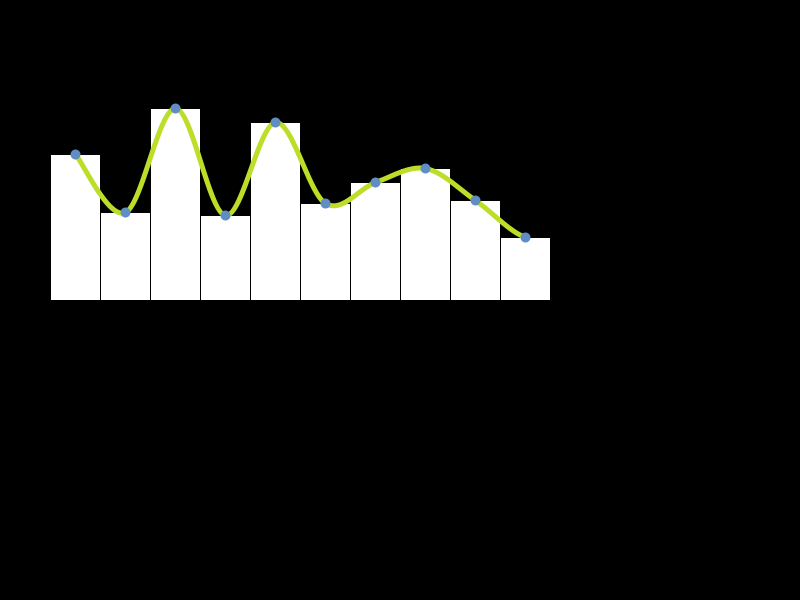
Frame 1 (no input)
Frame 60 (the mouse pressed at the canvas centre just before this capture): identical to frame 1, image omitted
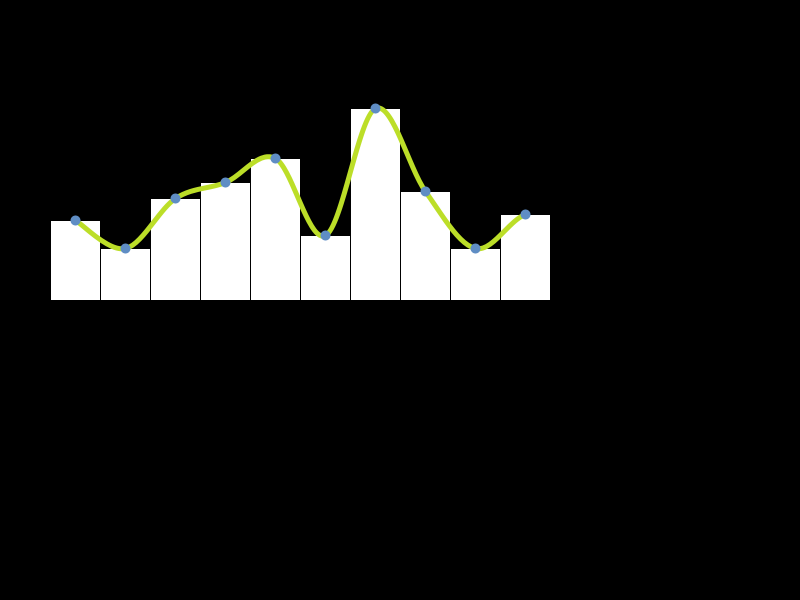
Frame 120 (the mouse held since frame 60 and released just before this capture)

The Processing sketch that drew these frames (run headless with seeded random() and noise(); from frame 60 on, the mouse is pressed at the canvas centre):

// Processing sketch: displayBars
// ── displayBars.pde
/**
*copyright 2015.07.01
*UI elements
*key c - control the display of curve
*key p - control the display of points
*key n - control the display of value of bar height
*array barHeight - 
*/

//comment
int[] barHeight=new int[10];

float rectH =100;

boolean displayCurve = true;
boolean displayPoint = true;
boolean displayNumbers = false;

void setup() {
  size(800, 600);
  generateArray();
}

void draw() {
  background(0);
  // generateArray();

  translate(50, 0);
  for (int i = 0; i < barHeight.length; i++) {
    fill(255);
    stroke(0);
    strokeWeight(1);
    rect(50*i, height/2-barHeight[i], 50, barHeight[i]);
    if (displayNumbers) {
      fill(0);
      textAlign(CENTER);
      text(barHeight[i], 50*i+25, height/2-20);
    }
  }
  //draw curve
  if (displayCurve) {
    noFill();
    beginShape();
    stroke(#BCDE28);
    strokeWeight(5);
    curveVertex(50*0+25, height/2-barHeight[0]);
    for (int i = 0; i < barHeight.length; i++) {
      curveVertex(50*i+25, height/2-barHeight[i]);
    }
    curveVertex(50*barHeight.length-1+25, height/2-barHeight[barHeight.length-1]);
    endShape();
  }

  //draw points
  if (displayPoint) {
    stroke(#5F8DC4);
    strokeWeight(10);
    for (int i = 0; i < barHeight.length; i++) {
      point(50*i+25, height/2-barHeight[i]);
    }
  }
}

void generateArray() {
  for (int i = 0; i <barHeight.length; i++) {
    barHeight[i] = (int)random(50, 200);
  }
}

void keyPressed() {
  if (key == 'a') {
    rectH +=5;
  }
  if (key == 'z') {
    rectH -=5;
  }
  if (key == 'c') {
    if (!displayCurve) {
      displayCurve = true;
    } else
      displayCurve = false;
  }
  if (key == 'p') {
    if (!displayPoint) {
      displayPoint = true;
    } else
      displayPoint = false;
  }
  if (key == 'n') {
    if (!displayNumbers) {
      displayNumbers = true;
    } else
      displayNumbers = false;
  }
}

void mousePressed() {
  generateArray();
}
